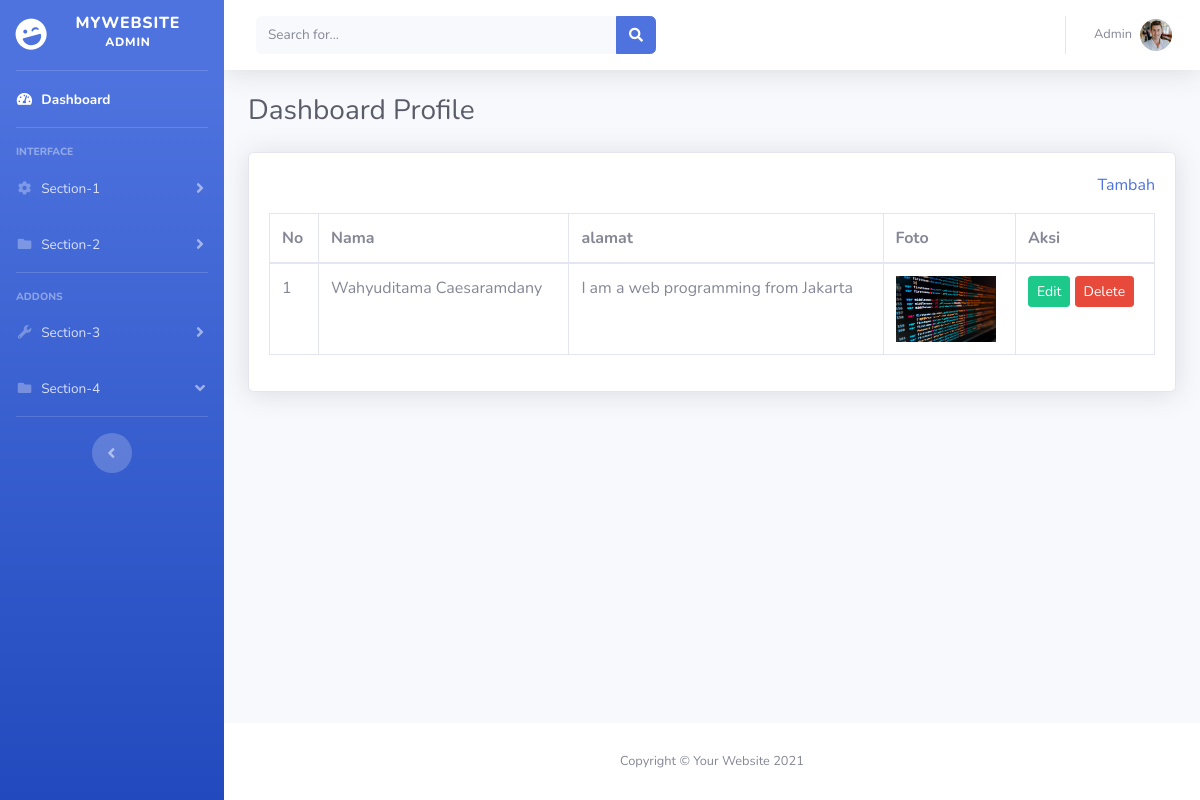
Before: /admin/profile.php with the older database file.
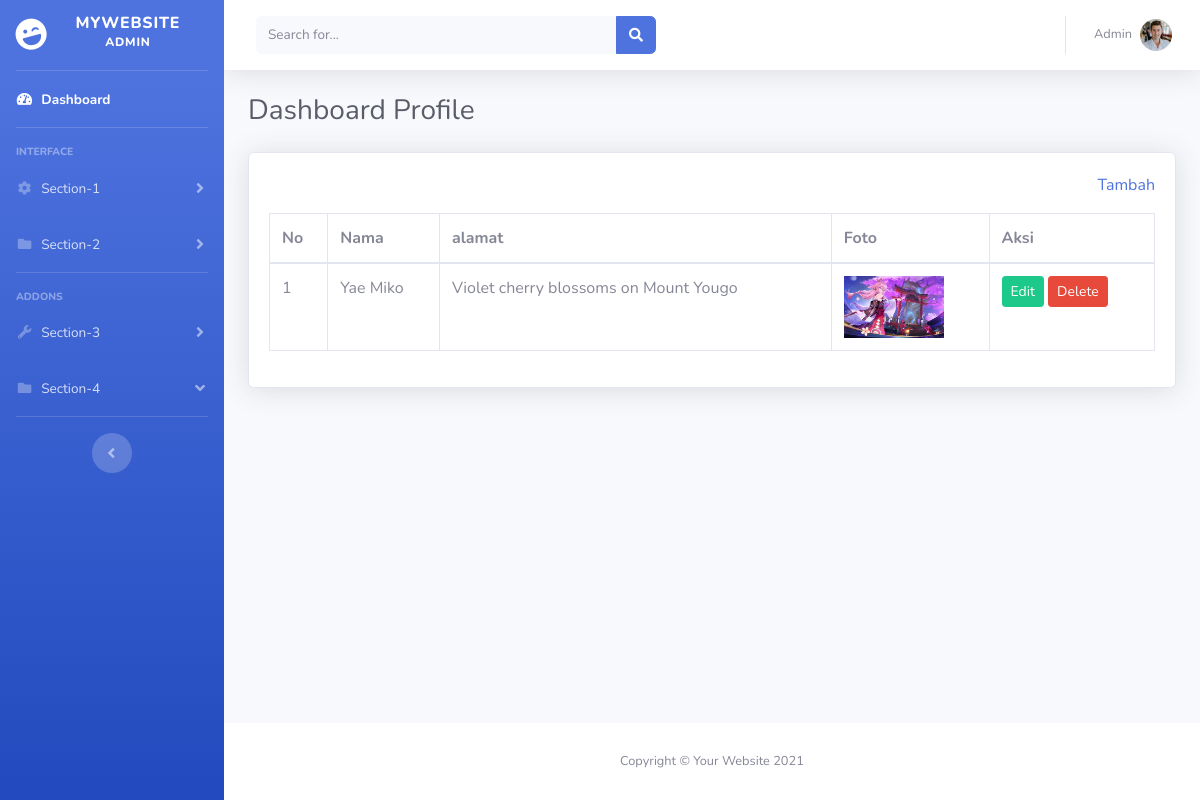
After: the same page with the newer database file.
### tables this page shows
CREATE TABLE `user` (
  `id` int(50) NOT NULL,
  `nama` varchar(50) NOT NULL,
  `alamat` varchar(50) NOT NULL,
  `foto` varchar(50) NOT NULL,
  `update_at` timestamp NOT NULL DEFAULT current_timestamp() ON UPDATE current_timestamp(),
  `create_at` timestamp NOT NULL DEFAULT current_timestamp()
);

### admin/profile.php (the view, shortened to what this page needs)
<?php
include 'database/db.php';
$query = mysqli_query($conn, "SELECT * FROM user");
?>
<!DOCTYPE html>
<html lang="en">
<head>
    <?php include 'layout/css.php' ?>
</head>
<body id="page-top">
    <div id="wrapper">
        <?php include 'layout/sidebar.php' ?>
        <div id="content-wrapper" class="d-flex flex-column">
            <div id="content">
                <?php include 'layout/navbar.php' ?>
                <div class="container-fluid">
                    <div class="d-sm-flex align-items-center justify-content-between mb-4">
                        <h1 class="h3 mb-0 text-gray-800">Dashboard Profile</h1>
                    </div>
                    <div class="card  shadow mb-4">
                        <div class="card-body">
                            <div align="right" class="mb-3">
                                <a href="">
                                    Tambah</a>
                            </div>
                            <div class="table-responsive">
                                <table class="table table-bordered" width="100%">
                                    <thead>
                                        <tr>
                                            <th>No</th>
                                            <th>Nama</th>
                                            <th>alamat</th>
                                            <th>Foto</th>
                                            <th>Aksi</th>
                                        </tr>
                                    </thead>
                                    <tbody>
                                        <?php $no = 1;
                                        while ($row = mysqli_fetch_assoc($query)) { ?>
                                            <tr>
                                                <td><?php echo $no++ ?></td>
                                                <td><?php echo $row['nama'] ?></td>
                                                <td><?php echo $row['alamat'] ?></td>
                                                <td>
                                                    <img width="100" src="upload/<?php echo $row['foto'] ?>" alt="">
                                                </td>
                                                <td>
                                                    <a href="tambah-profile.php?edit=<?php echo $row['id'] ?>" class="btn btn-success btn-sm">
                                                        <span class="tf-icon bx bx-pencil bx-18px ">Edit</span>
                                                    </a>
                                                    <a onclick="return confirm('Apakah anda yakin akan menghapus data ini??')"
                                                        href="profile.php?delete=<?php echo $row['id'] ?>" class="btn btn-danger btn-sm">
                                                        <span class="tf-icon bx bx-trash bx-18px ">Delete</span>
                                                    </a>
                                                </td>
                                            </tr>
                                        <?php } ?>
                                    </tbody>
                                </table>
                            </div>
                        </div>
                    </div>
                </div>
            </div>
            <?php include 'layout/footer.php' ?>
        </div>
    </div>
</body>
</html>

Changed rows visible on the page:
changed user: nama "Wahyuditama Caesaramdany" → "Yae Miko"; alamat "I am a web programming from Jakarta" → "Violet cherry blossoms on Mount Yougo"; foto: a different picture
